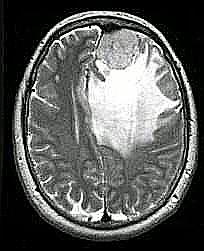
#> input picture Dataset/Training/yes/y1128.jpg, 204 x 251 px; its folder holds 4 pictures in this run
$ python 'Brain Tumor Detection.py'
#> lines starting #> are read from the running program, lines starting #| are printed output that depends on the picture
# -*- coding: utf-8 -*-
"""
Created on Tue Jun 22 22:02:50 2021

@author: Abdelrahman Salah
"""

import cv2

import numpy as np
import os
import matplotlib.pyplot as plt
import math
import numpy
import glob

def train(path):
    sumcorrel=0
    count=0
    for x in glob.glob(path):
        img = cv2.imread(x)
#> img is the input picture: shape (251, 204, 3); mean B, G, R 90.7, 92.6, 91.3
        img=cv2.imread(x)
        height = img.shape[0]
#> height = 251
        width=img.shape[1]
#> width = 204
        width_cutoff = width // 2
#> width_cutoff = 102
        s1 = img[:, :width_cutoff]
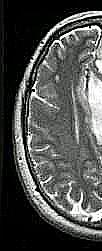
#> s1: shape (251, 102, 3); mean B, G, R 76.6, 78.6, 77.3
        s2 = img[:, width_cutoff:]
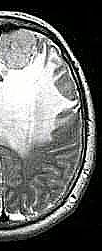
#> s2: shape (251, 102, 3); mean B, G, R 104.8, 106.5, 105.4
        hist1 = cv2.calcHist([s1],[0],None,[256],[0,256])
#> hist1 = 256 values, max 5032 at index 0, min 18 at index 254, mean 100
        hist2 = cv2.calcHist([s2 ],[0],None,[256],[0,256])
#> hist2 = 256 values, max 4981 at index 0, min 18 at index 43, mean 100
        #plt.hist(s1.ravel(),256,[0,256]); plt.show()
        #plt.hist(s2 .ravel(),256,[0,256]); plt.show()
        correl=cv2.compareHist(hist1, hist2,  cv2.HISTCMP_CORREL )
#> correl = 0.983
        count=count+1
        sumcorrel=sumcorrel+correl
#> sumcorrel = 0.983
#> pass 2 of the loop in train, `for x in glob.glob(path):`:
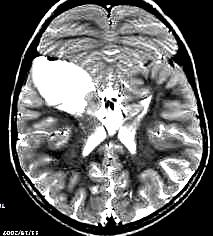
#> input picture Dataset/Training/yes/y13.jpg, 213 x 236 px
#> in train, img is the input picture: shape (236, 213, 3); mean B, G, R 102.7, 102.7, 102.7
#> in train, `s1 = img[:, :width_cutoff]`:
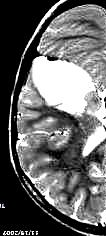
#> s1: shape (236, 106, 3); mean B, G, R 102.6, 102.6, 102.6
#> in train, `s2 = img[:, width_cutoff:]`:
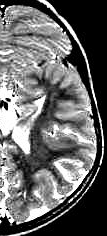
#> s2: shape (236, 107, 3); min 0, max 255, mean 102.8
#> hist1 = 256 values, max 6407 at index 0, min 16 at index 228, mean 97.72
#> hist2 = 256 values, max 6093 at index 0, min 22 at index 22, mean 98.64
#> correl = 0.982
#> sumcorrel = 1.97
#> pass 3 of the loop in train, `for x in glob.glob(path):`:
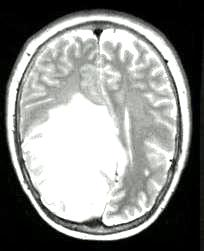
#> input picture Dataset/Training/yes/y187.jpg, 204 x 251 px
#> in train, img is the input picture: shape (251, 204, 3); mean B, G, R 136.2, 138.5, 137.4
#> in train, `s1 = img[:, :width_cutoff]`:
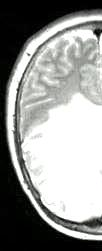
#> s1: shape (251, 102, 3); mean B, G, R 147.9, 149.9, 148.8
#> in train, `s2 = img[:, width_cutoff:]`:
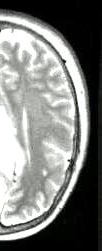
#> s2: shape (251, 102, 3); mean B, G, R 124.6, 127.2, 125.9
#> hist1 = 256 values, max 5751 at index 255, min 8 at index 34, mean 100
#> hist2 = 256 values, max 4490 at index 0, min 2 at index 35, mean 100
#> correl = 0.749
#> sumcorrel = 2.71
#> the loop made 4 passes; the first 3 are shown
    avgcorrel=sumcorrel/count
#> avgcorrel = 0.864
    return avgcorrel,count;

def test(path,avgyesno):
        for x in glob.glob(path):
            img = cv2.imread(x)
            img=cv2.imread(x)
            height = img.shape[0]
            width=img.shape[1]
            # Cut the image in half
            width_cutoff = width // 2
            s1 = img[:, :width_cutoff]
            s2 = img[:, width_cutoff:]
            cv2.imshow("s1",s1)
            cv2.imshow("s2",s2)
            cv2.waitKey(0)

            cv2.destroyAllWindows()
            hist1 = cv2.calcHist([s1],[0],None,[256],[0,256])
            hist2 = cv2.calcHist([s2 ],[0],None,[256],[0,256])
            plt.hist(s1.ravel(),256,[0,256]); plt.show()
            plt.hist(s2 .ravel(),256,[0,256]); plt.show()
            correl=cv2.compareHist(hist1, hist2,  cv2.HISTCMP_CORREL)
            print("Loaded a test image ")
            print(x)
            print("Correlation:")
            print(correl)
            if(correl>avgyesno):
             print("Classification : No ")
            else:
             print("Classification : Yes ")


path_yes_training=r'C:\Users\lenevo\Desktop\Spring 2021\Image processing\project\Dataset\Training\yes\*.jpg'
path_no_training=r'C:\Users\lenevo\Desktop\Spring 2021\Image processing\project\Dataset\Training\no\*.jpg'
path_yes_test=r'C:\Users\lenevo\Desktop\Spring 2021\Image processing\project\Dataset\Testing\yes\*.jpg'
path_no_test=r'C:\Users\lenevo\Desktop\Spring 2021\Image processing\project\Dataset\Testing\no\*.jpg'

avgcorrel1,count=train(path_yes_training)
#> avgcorrel1 = 0.864; count = 4
#> (the run stopped early here; a loop or call above may not have finished)
